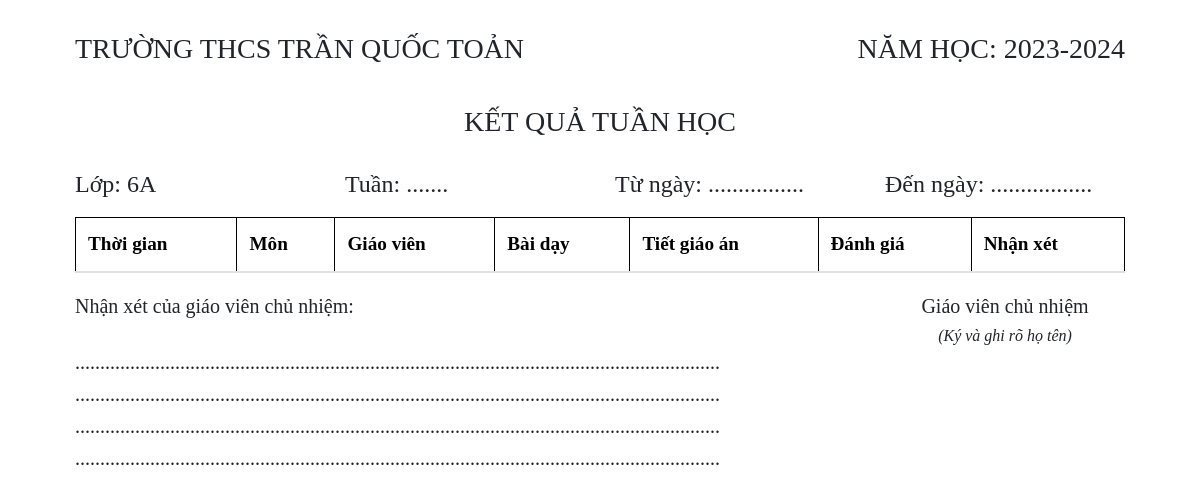
Before: /home/6A/preview/ with the older database file.
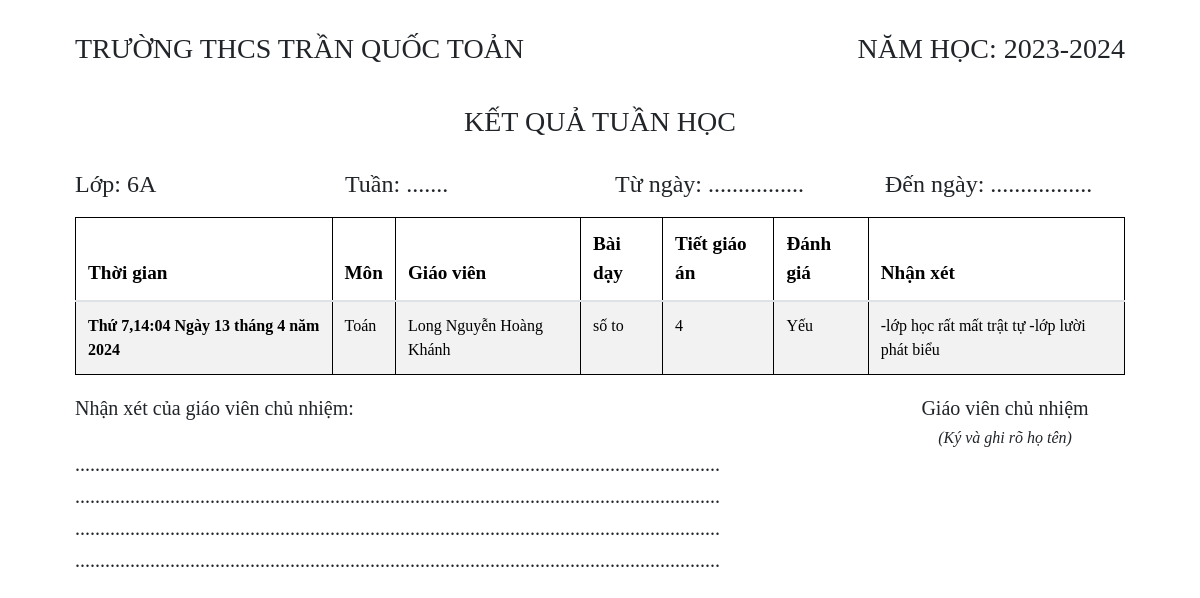
After: the same page with the newer database file.
### SM/models.py (models this page shows, shortened)
class Classroom(models.Model):
    name = models.CharField(primary_key=True,max_length=10)
    manager = models.ForeignKey('app_User.Teacher', on_delete=models.CASCADE,related_name='classroom') # 1 lớp chỉ có 1 giáo viên và ngược lại

class Subject (models.Model):
    id = models.CharField(primary_key=True, max_length = 10)
    name = models.CharField(max_length = 100,blank=False, null=False) # cần đảm bảo bắt buôc phải có

### CM/models.py (models this page shows, shortened)
class Lessons (models.Model):
    name = models.CharField(max_length=150)
    subject = models.ForeignKey(Subject, on_delete=models.CASCADE)
    classroom = models.ForeignKey(Classroom,on_delete=models.CASCADE)
    teacher = models.ForeignKey('app_User.Teacher', on_delete=models.CASCADE)
    counter = models.PositiveIntegerField(default=1)  # Thêm trường counter (đếm số tiết) editable=False
    comment = models.TextField()
    date_time = models.DateTimeField(auto_now_add=True)
    grades = (
        (10, 'Tốt'),
        (8, 'Khá'),
        (6, 'Trung Bình'),
        (4, 'Yếu'),
    )
    grade = models.IntegerField(choices=grades, default='10')

### app_User/models.py (models this page shows, shortened)
class Teacher(AbstractBaseUser,PermissionsMixin):
    email = models.EmailField(blank = True, default="",unique=True)
    id = models.CharField(max_length=10, unique=True,primary_key=True)
    last_name = models.CharField(max_length = 100,blank =True, default="")
    first_name = models.CharField(max_length = 100,blank =True, default="")
    is_active = models.BooleanField(default=True)
    is_superuser = models.BooleanField(default=False)
    is_staff = models.BooleanField(default=False)
    date_joined = models.DateTimeField(default = timezone.now)
    last_login = models.DateTimeField(default = timezone.now)
    objects = TeacherManager()
    USERNAME_FIELD = 'email'
    EMAIL_FIELD = 'email'
    REQUIRED_FIELDS = ['id'] #id
    class Meta:
        verbose_name = 'Teacher_User'
        verbose_name_plural = 'Teacher_Users'
    def get_full_name(self):
        return f"{self.last_name} {self.first_name}"

### CM/views.py (the view)
# urls.py: path('<str:classroom>/preview/', preview_lessons, name='preview_lessons'),
def preview_lessons(request,classroom):
    classroom = get_object_or_404(Classroom, name=classroom)
    lessons = get_lessons_week(classroom=classroom)
    context={
        'lessons': lessons,
        'classroom':classroom
    }
    return render(request, 'lessons_pdf.html', context)

### CM/views.py (called while the page is built)
def get_lessons_week(classroom):
    today = datetime.now().date()
    start_of_week = today - timedelta(days=today.weekday())
    end_of_week = start_of_week + timedelta(days=6)
    lessons_week = Lessons.objects.filter(classroom=classroom, date_time__date__range=[start_of_week, end_of_week])
    return lessons_week

### CM/templates/lessons_pdf.html (shortened to what this page needs)
<!DOCTYPE html>
<html>
<head lang="vi">
    <link href="https://cdn.jsdelivr.net/npm/bootstrap@5.3.2/dist/css/bootstrap.min.css" rel="stylesheet">
    <link rel="stylesheet" href="https://cdn.jsdelivr.net/npm/bootstrap@4.3.1/dist/css/bootstrap.min.css">
</head>
<body class="full-screen container-fluid">
    <div style="margin-top: 3%">
        <div class="row">
            <div class="col-7">
                <h3>TRƯỜNG THCS TRẦN QUỐC TOẢN</h3>
            </div>
            <div class="col-5" style="text-align: right;">
                <h3>NĂM HỌC: 2023-2024</h3>
            </div>
        </div>
        <div style="margin-top:3%;text-align: center">
            <h3 >KẾT QUẢ TUẦN HỌC</h3>
        </div>
        <div class="row" style="margin-top: 3%">
            <div class="col-3">
                <h4>Lớp: {{classroom.name }}</h4>
            </div>
            <div class="col-3">
                <h4>Tuần: .......</h4>
            </div>
            <div class="col-3">
                <h4>Từ ngày: ................</h4>
            </div>
            <div class="col-3">
                <h4>Đến ngày: .................</h4>
            </div>
        </div>
        <div style="margin-top:1%">
            <table class="table table-bordered table-striped custom-table">
                <thead>
                    <tr>
                        <th scope="col">Thời gian</th>
                        <th scope="col">Môn</th>
                        <th scope="col">Giáo viên</th>
                        <th scope="col">Bài dạy</th>
                        <th scope="col">Tiết giáo án</th>
                        <th scope="col">Đánh giá</th>
                        <th scope="col">Nhận xét</th>
                    </tr>
                </thead>
                <tbody>
                    {% for lesson in lessons %}
                    <tr>
                        <th scope="row">{{lesson.date_time|date:"l" }},{{lesson.date_time }}</th>
                        <td>{{lesson.subject.name}}</td>
                        <td>{{ lesson.teacher.get_full_name }}</td>
                        <td>{{lesson.name}}</td>
                        <td>{{lesson.counter}}</td>
                        <td>{{ lesson.get_grade_display }}</td>
                        <td>{{lesson.comment}}</td>
                    </tr>
                    {% endfor %}
                </tbody>
            </table>
        </div>
        <div class="row" style="margin-top: 2%">
            <div class="col-9">
                <h5>Nhận xét của giáo viên chủ nhiệm:</h5>
                <br>
                <h5>.................................................................................................................................</h5>
                <h5>.................................................................................................................................</h5>
                <h5>.................................................................................................................................</h5>
                <h5>.................................................................................................................................</h5>
            </div>
            <div class="col-3" style="text-align: center">
                <h5>Giáo viên chủ nhiệm</h5>
                <h6 style="font-style: italic;">(Ký và ghi rõ họ tên)</h6>
            </div>
        </div>
    </div>
</body>
</html>

### CM/templates/lessons_pdf.html (style rules this page uses)
.full-screen { width:90vw; height:100vh; font-family: "Times New Roman", Times, serif; }
.full-screen thead { font-size: 1.2em; }
.custom-table,.custom-table th,.custom-table td { border: 1px solid #000000; }

Changed rows visible on the page:
added Lessons: date_time "Thứ 7", date_time "14:04 Ngày 13 tháng 4 năm 2024", subject.name "Toán", teacher.get_full_name "Long Nguyễn Hoàng Khánh", name "số to", counter "4", grade "Yếu", comment "-lớp học rất mất trật tự -lớp lười phát biểu"
